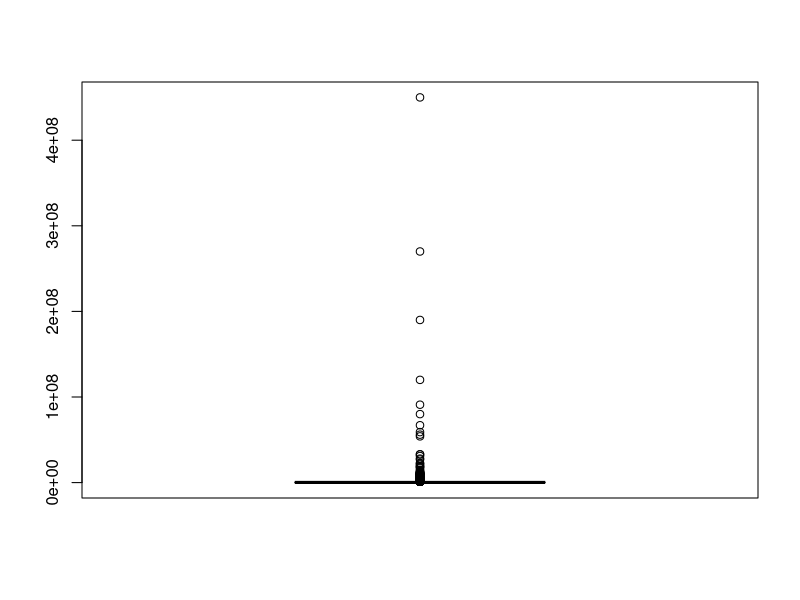
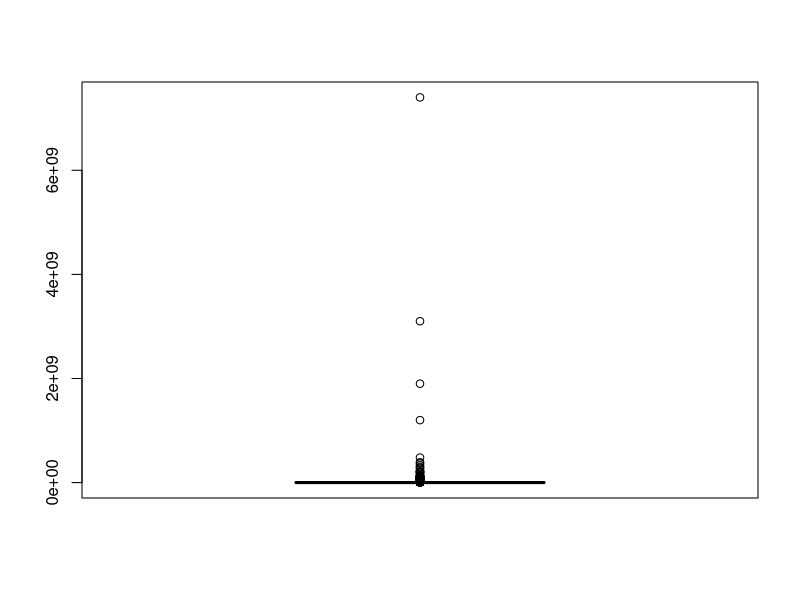

Write R code to recreate these figures, in order. (Note: this script raises an error after producing the figures.)
setwd("D:/UEH/impact research/code R")
install.packages("dplyr")
install.packages("knitr")
install.packages("kableExtra")
install.packages("psych")
  library(readxl)
  library(dplyr)
  library(knitr)
  library(kableExtra)
  library(psych)

data <- read_xls("data_2_4.xls", sheet = "Q4")

str(data)


## Thong ke mo ta du lieu 
describe(data, skew=F) -> sum 
sum
summary(data)

## Khong co missing value
colSums(is.na(data))
any(is.na(data))

## Chua cac du lieu ngoai lai
boxplot(data$profit)
boxplot(data$revenue)
quantile(data$profit, 0.99)
uv_profit = 3*quantile(data$profit, 0.99)
data$profit[data$profit > uv_profit] <- uv_profit

quantile(data$revenue, 0.99)
uv_revenue = 3*quantile(data$revenue, 0.99)
data$revenue[data$revenue > uv_revenue] <- uv_revenue


## Loai bo cac du lieu bang 0
summary(data$profit)
summary(data$revenue)

data <- data[data$revenue != 0, ]
data <- data[data$profit != 0, ]

## So sanh tham gia va ko tham gia esg

cols <- c("profit", "firm_size", "age_firm", 
          "gender", "hh_firm", "location", "export")

colMeans(data[data$esg == 0, cols], na.rm = TRUE)
nrow(data[data$esg == 0, ])
nrow(data[data$esg == 1, ])
data %>%
  filter(esg == 0) %>%
  summarise(
    count(),
    mean_profit = mean(profit, na.rm = TRUE),
    sd_profit = sd(profit, na.rm = TRUE),
    mean_firm_size = mean(firm_size, na.rm = TRUE),
    sd_firm_size = sd(firm_size, na.rm = TRUE),
    mean_age_firm = mean(age_firm, na.rm = TRUE),
    sd_age_firm = sd(age_firm, na.rm = TRUE),
    mean_gender = mean(gender, na.rm = TRUE),
    sd_gender = sd(gender, na.rm = TRUE),
    mean_hh_firm = mean(hh_firm, na.rm = TRUE),
    sd_hh_firm = sd(hh_firm, na.rm = TRUE),
    mean_location = mean(location, na.rm = TRUE),
    sd_location = sd(location, na.rm = TRUE),
    mean_export = mean(export, na.rm = TRUE),
    sd_export = sd(export, na.rm = TRUE)
  ) %>%
  print(width = Inf)

data %>%
  filter(esg == 1) %>%
  summarise(
    mean_profit = mean(profit, na.rm = TRUE),
    sd_profit = sd(profit, na.rm = TRUE),
    mean_firm_size = mean(firm_size, na.rm = TRUE),
    sd_firm_size = sd(firm_size, na.rm = TRUE),
    mean_age_firm = mean(age_firm, na.rm = TRUE),
    sd_age_firm = sd(age_firm, na.rm = TRUE),
    mean_gender = mean(gender, na.rm = TRUE),
    sd_gender = sd(gender, na.rm = TRUE),
    mean_hh_firm = mean(hh_firm, na.rm = TRUE),
    sd_hh_firm = sd(hh_firm, na.rm = TRUE),
    mean_location = mean(location, na.rm = TRUE),
    sd_location = sd(location, na.rm = TRUE),
    mean_export = mean(export, na.rm = TRUE),
    sd_export = sd(export, na.rm = TRUE)
  ) %>%
  print(width = Inf)
